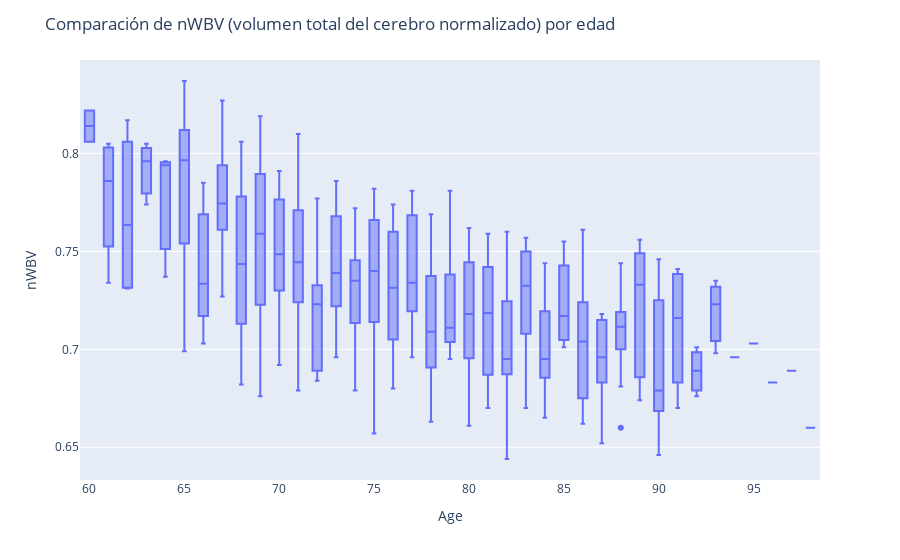

Write notebook code for a chart like this one.
### Markdown cell above
El grado educativo no es determinante para predecir un diagnóstico final de demencia, pero los estudios demuestran que a mayor nivel educativo(universidad o post-grado) la probabilidad de sufrir la enfemermedad es mucho menor. Estos datos también pueden influir en el desarrollo normal del cerebro en personas jóvenes, la etapa de vida más habitual dónde se realiza este nivel de estudios.

Según estudios, aunque el cerebro alcanza su mayor tamaño en la adolescencia temprana, los años de la adolescencia sirven para afinar su funcionamiento. El cerebro termina de desarrollarse y de madurar entre los 25 y los 30 años (de ahí que esos datos alcancen ese resultado).

La función cognictiva sigue una distribución de valores bastante favorable y normal, sólo sufriendo un ligero descenso en el grupo educativo 4, pero nunca por debajo del nivel cognictivo anormal de 24.

![1664484802109.jpg](attachment:1664484802109.jpg)

### Code cell
fig = px.box(df, x='Age', y='nWBV')

fig.update_layout(
    title='Comparación de nWBV (volumen total del cerebro normalizado) por edad',
    xaxis_title='Age',
    yaxis_title='nWBV'
)

fig.show()

### Figure 1 — Plotly figure (JSON) as saved in the notebook; plotly's stock layout.template omitted (floating-point values rounded to 4 significant figures; data arrays with more than 128 entries replaced by an {"elided": "..."} marker saying what was removed)
{"data": [{"alignmentgroup": "True", "hovertemplate": "Age=%{x}<br>nWBV=%{y}<extra></extra>", "legendgroup": "", "marker": {"color": "#636efa"}, "name": "", "notched": false, "offsetgroup": "", "orientation": "v", "showlegend": false, "type": "box", "x": {"elided": "373 int values"}, "x0": " ", "xaxis": "x", "y": {"elided": "373 float values"}, "y0": " ", "yaxis": "y"}], "layout": {"boxmode": "group", "legend": {"tracegroupgap": 0}, "margin": {"t": 60}, "title": {"text": "Comparación de nWBV (volumen total del cerebro normalizado) por edad"}, "xaxis": {"anchor": "y", "domain": [0, 1], "title": {"text": "Age"}}, "yaxis": {"anchor": "x", "domain": [0, 1], "title": {"text": "nWBV"}}}}
